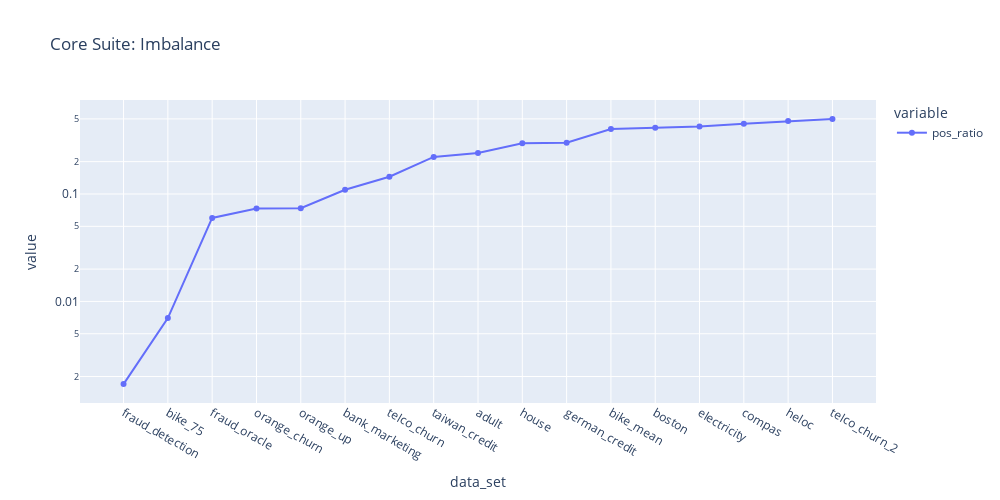

The notebook cell saved with this chart:
### Code cell
fig = px.line(df_core_suite, x='data_set', y=['pos_ratio'], log_y=True, title='Core Suite: Imbalance')
fig.update_traces(mode='markers+lines')
fig.update_layout(height=500, width=1000)
fig.show()

### Figure 1 — Plotly figure (JSON) as saved in the notebook; plotly's stock layout.template omitted (floating-point values rounded to 4 significant figures)
{"data": [{"hovertemplate": "variable=pos_ratio<br>data_set=%{x}<br>value=%{y}<extra></extra>", "legendgroup": "pos_ratio", "line": {"color": "#636efa", "dash": "solid"}, "marker": {"symbol": "circle"}, "mode": "markers+lines", "name": "pos_ratio", "orientation": "v", "showlegend": true, "type": "scatter", "x": ["fraud_detection", "bike_75", "fraud_oracle", "orange_churn", "orange_up", "bank_marketing", "telco_churn", "taiwan_credit", "adult", "house", "german_credit", "bike_mean", "boston", "electricity", "compas", "heloc", "telco_churn_2"], "xaxis": "x", "y": [0.0017, 0.007, 0.0599, 0.0734, 0.0736, 0.1095, 0.1449, 0.2212, 0.2408, 0.296, 0.3, 0.4022, 0.413, 0.4245, 0.4508, 0.4781, 0.5], "yaxis": "y"}], "layout": {"height": 500, "legend": {"title": {"text": "variable"}, "tracegroupgap": 0}, "title": {"text": "Core Suite: Imbalance"}, "width": 1000, "xaxis": {"anchor": "y", "domain": [0, 1], "title": {"text": "data_set"}}, "yaxis": {"anchor": "x", "domain": [0, 1], "title": {"text": "value"}, "type": "log"}}}
